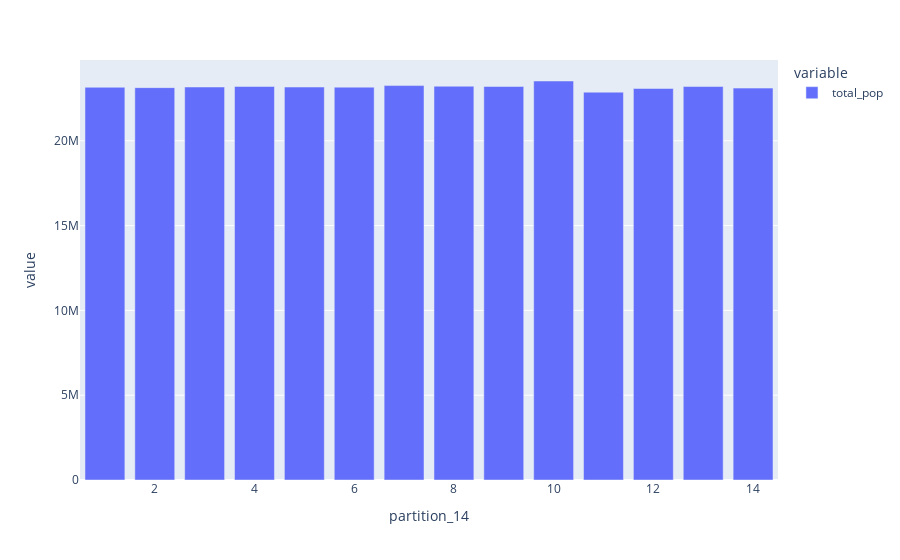

Source (notebook cell):
### Code cell
b = 14
r = counties[[f'partition_{b}','total_pop']].groupby(f'partition_{b}').sum()
r.plot(kind='bar')

### Figure 1 — Plotly figure (JSON) as saved in the notebook; plotly's stock layout.template omitted (floating-point values rounded to 4 significant figures)
{"data": [{"alignmentgroup": "True", "hovertemplate": "variable=total_pop<br>partition_14=%{x}<br>value=%{y}<extra></extra>", "legendgroup": "total_pop", "marker": {"color": "#636efa"}, "name": "total_pop", "offsetgroup": "total_pop", "orientation": "v", "showlegend": true, "textposition": "auto", "type": "bar", "x": [1, 2, 3, 4, 5, 6, 7, 8, 9, 10, 11, 12, 13, 14], "xaxis": "x", "y": [23156586, 23136266, 23173338, 23204788, 23170322, 23162830, 23256254, 23220821, 23203486, 23526919, 22869094, 23084181, 23200448, 23108037], "yaxis": "y"}], "layout": {"barmode": "relative", "legend": {"title": {"text": "variable"}, "tracegroupgap": 0}, "margin": {"t": 60}, "xaxis": {"anchor": "y", "domain": [0.0, 1.0], "title": {"text": "partition_14"}}, "yaxis": {"anchor": "x", "domain": [0.0, 1.0], "title": {"text": "value"}}}}
